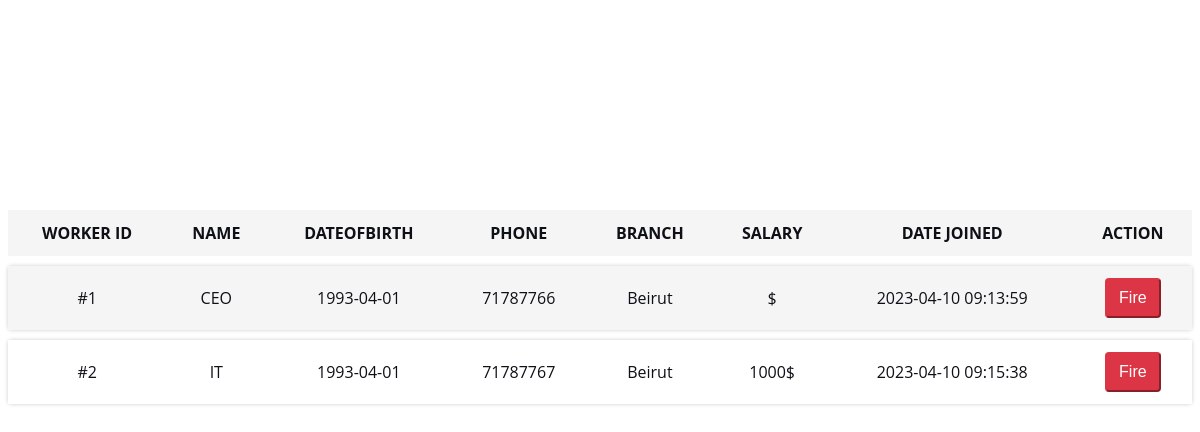
Page /php/viewWorker.php (signed in) on the earlier database version.
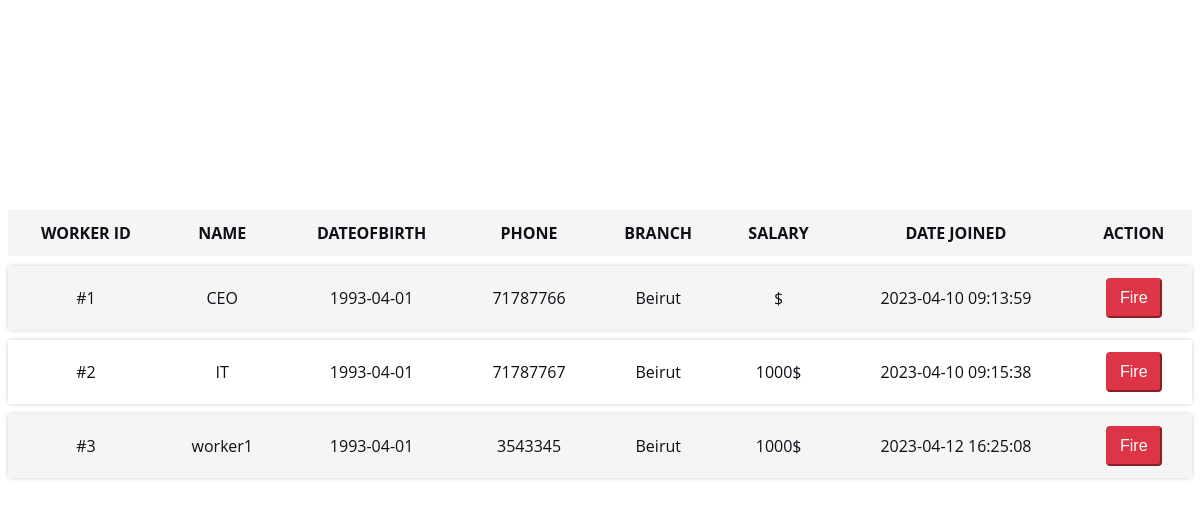
Same page on the later database version.
### tables this page shows
CREATE TABLE `workers` (
  `w_id` int(11) NOT NULL,
  `u_id` int(11) NOT NULL,
  `name` varchar(255) NOT NULL,
  `phone` varchar(30) NOT NULL,
  `branch` varchar(100) NOT NULL,
  `dateOfBirth` date DEFAULT NULL,
  `salary` double DEFAULT NULL,
  `timestamp` timestamp NOT NULL DEFAULT current_timestamp()
);

### php/viewWorker.php (the view, shortened to what this page needs)
<!DOCTYPE html>
<html>
<head>
 <link href="../assets/css/main.css" rel="stylesheet">
</head>
<body>
<header id="header" class="header d-flex align-items-center fixed-top">
    <div class="container-fluid container-xl d-flex align-items-center justify-content-between">
    </div>
  </header>
  <div class="container" style="margin-top: 10px">
    <h1 style="color:white">Workers</h1>
    <table class="table table-striped">
      <thead>
        <tr>
                <th>Worker ID </th>
                <th>name</th>
                <th>dateOfBirth</th>
                <th>Phone</th>
                <th>branch</th>
                <th>salary</th>
                <th>date joined</th>
                <th>Action</th>
            </tr>
        </thead>
        <tbody>
            <?php
            require_once('connection.php');
            $query = "SELECT * FROM workers ";
            $result = mysqli_query($link, $query);
            if (($result) && (mysqli_num_rows($result) > 0)) {
                while ($row = mysqli_fetch_assoc($result)) {
                    $rmid=$row["w_id"];
                    echo "<tr>
<td>#" . $row["w_id"] . "</td>
<td>" . $row["name"] . "</td>
<td>" . $row["dateOfBirth"] . "</td>
<td>" . $row["phone"] . "</td>
<td>" . $row["branch"] . "</td>
<td>" . $row["salary"] . "$</td>
<td>" . $row["timestamp"] . "</td>
<td> <a  name='n' value=$rmid href=http://localhost/seniorProject/php/fireworker.php?rmid=" . $rmid . "> <button type=\"submit\" class=\"custom-button\">Fire</button></a> </td>
</tr>";
                }
            }
            ?>
        </tbody>
    </table>
</body>
</html>

Differences in the rows shown:
added workers: w_id "3", name "worker1", dateOfBirth "1993-04-01", phone "3543345", branch "Beirut", salary "1000", timestamp "2023-04-12 16:25:08"
